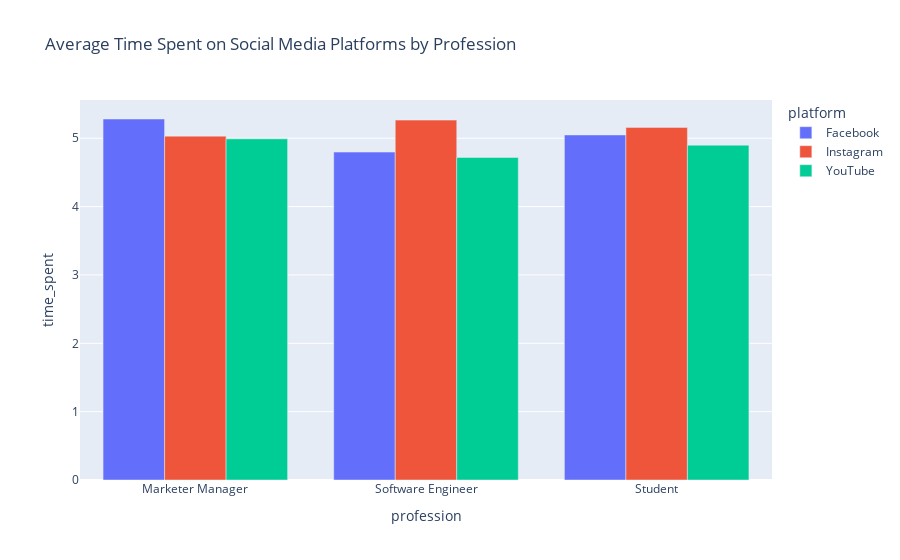

Here is the notebook cell this chart was saved with:
### Code cell
profession_SocialMedia_avgTime=train.groupby(by=['profession','platform']).agg({'time_spent':'mean'}).reset_index()
profession_SocialMedia_avgTime
fig=px.bar(profession_SocialMedia_avgTime,x='profession',y='time_spent',color='platform',barmode='group',title='Average Time Spent on Social Media Platforms by Profession')
fig.show(render='iframe')

### Figure 1 — Plotly figure (JSON) as saved in the notebook; plotly's stock layout.template omitted (floating-point values rounded to 4 significant figures)
{"data": [{"alignmentgroup": "True", "hovertemplate": "platform=Facebook<br>profession=%{x}<br>time_spent=%{y}<extra></extra>", "legendgroup": "Facebook", "marker": {"color": "#636efa", "pattern": {"shape": ""}}, "name": "Facebook", "offsetgroup": "Facebook", "orientation": "v", "showlegend": true, "textposition": "auto", "type": "bar", "x": ["Marketer Manager", "Software Engineer", "Student"], "xaxis": "x", "y": [5.282, 4.798, 5.049], "yaxis": "y"}, {"alignmentgroup": "True", "hovertemplate": "platform=Instagram<br>profession=%{x}<br>time_spent=%{y}<extra></extra>", "legendgroup": "Instagram", "marker": {"color": "#EF553B", "pattern": {"shape": ""}}, "name": "Instagram", "offsetgroup": "Instagram", "orientation": "v", "showlegend": true, "textposition": "auto", "type": "bar", "x": ["Marketer Manager", "Software Engineer", "Student"], "xaxis": "x", "y": [5.031, 5.266, 5.159], "yaxis": "y"}, {"alignmentgroup": "True", "hovertemplate": "platform=YouTube<br>profession=%{x}<br>time_spent=%{y}<extra></extra>", "legendgroup": "YouTube", "marker": {"color": "#00cc96", "pattern": {"shape": ""}}, "name": "YouTube", "offsetgroup": "YouTube", "orientation": "v", "showlegend": true, "textposition": "auto", "type": "bar", "x": ["Marketer Manager", "Software Engineer", "Student"], "xaxis": "x", "y": [4.991, 4.719, 4.899], "yaxis": "y"}], "layout": {"barmode": "group", "legend": {"title": {"text": "platform"}, "tracegroupgap": 0}, "title": {"text": "Average Time Spent on Social Media Platforms by Profession"}, "xaxis": {"anchor": "y", "domain": [0, 1], "title": {"text": "profession"}}, "yaxis": {"anchor": "x", "domain": [0, 1], "title": {"text": "time_spent"}}}}
